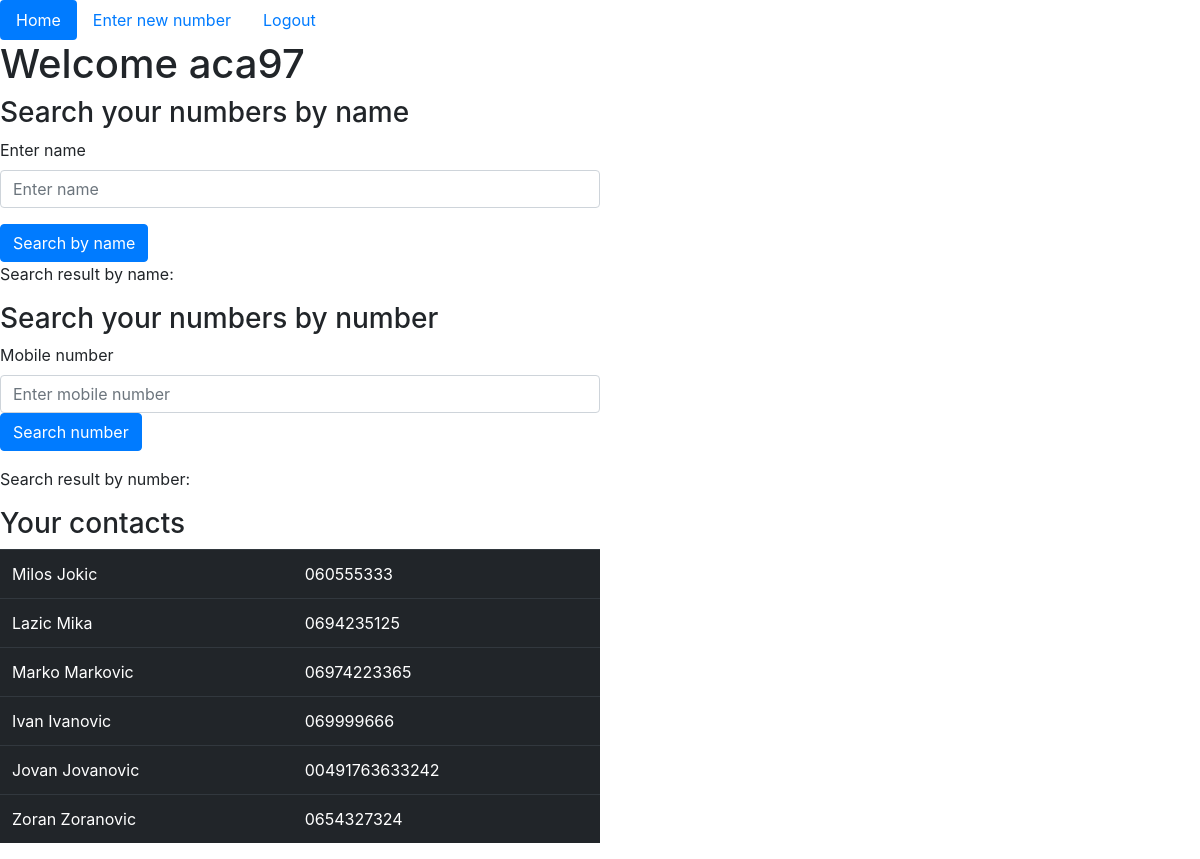
Screenshot of /home.php (signed in) with the database file from the repository.
### tables this page shows
CREATE TABLE `phone_numbers` (
  `name` varchar(30) NOT NULL,
  `phone_number` varchar(15) NOT NULL,
  `id` int(11) NOT NULL
);

### home.php (the view, shortened to what this page needs)
<!DOCTYPE html>
<?php
	$konekcija=mysqli_connect(DB_HOST,DB_USER,DB_PASS,DB_NAME,DB_PORT);
	$user=$_SESSION['imepodatka'];
?>
<html lang="en">
<head>
	<link rel="stylesheet" href="https://stackpath.bootstrapcdn.com/bootstrap/4.2.1/css/bootstrap.min.css">
	<link href="css/bootstrap.min.css" rel="stylesheet">
</head>
<body>
	<ul class="nav nav-pills">
		<li class="nav-item">
			<a class="nav-link active" href="home.php">Home</a>
		</li>
		<li class="nav-item">
			<a class="nav-link" href="addnumber.php">Enter new number</a>
		</li>
		<li class="nav-item">
			<a class="nav-link" href="logout.php">Logout</a>
		</li>
	</ul>
	<?php echo "<h1>Welcome ". $user ."</h1>" ?>
	<div>
		<h3>Search your numbers by name</h3>
		<form method="POST" action="">
			<div class="form-group">
				<label for="mobilename">Enter name</label>
				<input type="text" class="form-control w-50" name="mobilename" placeholder="Enter name">
			</div>
			<button type="submit" class="btn btn-primary" name="btnname">Search by name</button>
		</form>
			<p>
				Search result by name:
				<br>
			</p>
	</div>
	<div>
		<h3>Search your numbers by number</h3>
		<form action="" method="POST">
			<div class="form-group">
			<label for="mobileNumber">Mobile number</label>
			<input type="text" class="form-control w-50" name="mobileNumber" placeholder="Enter mobile number">
			<button type="submit" class="btn btn-primary" name="btnNumber">Search number</button>
			</div>
		</form>
			<p>
				Search result by number:
				<br>
			</p>
	</div>
	<div name="contacts">
		<?php
			echo "<h3> Your contacts</h3>";
			$sqlSvi="SELECT * FROM `phone_numbers` WHERE `id`= ( SELECT `id` FROM `users` WHERE username='$user' )";
			$rez3=mysqli_query($konekcija,$sqlSvi);
			$brojKontakata=mysqli_num_rows($rez3);
			if($brojKontakata>0){
				echo "<table class='table table-dark w-50'>";
				foreach($rez3 as $element){
					echo "<tr scope='row'><td>".$element['name']."</td><td>".$element['phone_number']."</td></tr>";
				}
				echo "</table>";
			}
			else{
				echo "List of contacts is empty";
			}
		?>
	</div>
</body>
</html>

### rows the page displays
phone_numbers: name "Milos Jokic", phone_number "060555333"
phone_numbers: name "Lazic Mika", phone_number "0694235125"
phone_numbers: name "Marko Markovic", phone_number "06974223365"
phone_numbers: name "Ivan Ivanovic", phone_number "069999666"
phone_numbers: name "Jovan Jovanovic", phone_number "00491763633242"
phone_numbers: name "Zoran Zoranovic", phone_number "0654327324"

### other values shown
$user "aca97"
